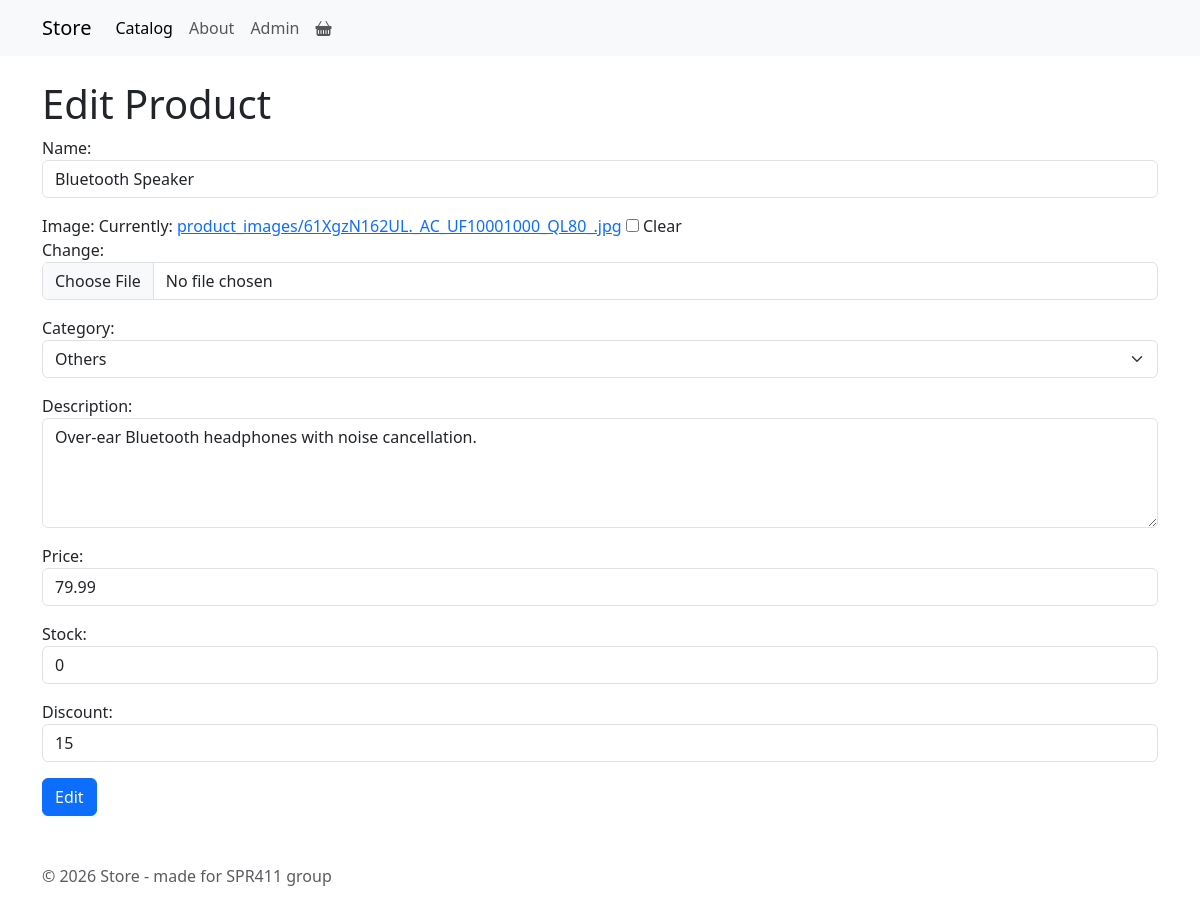
Page /products/edit/5/ on the earlier database version.
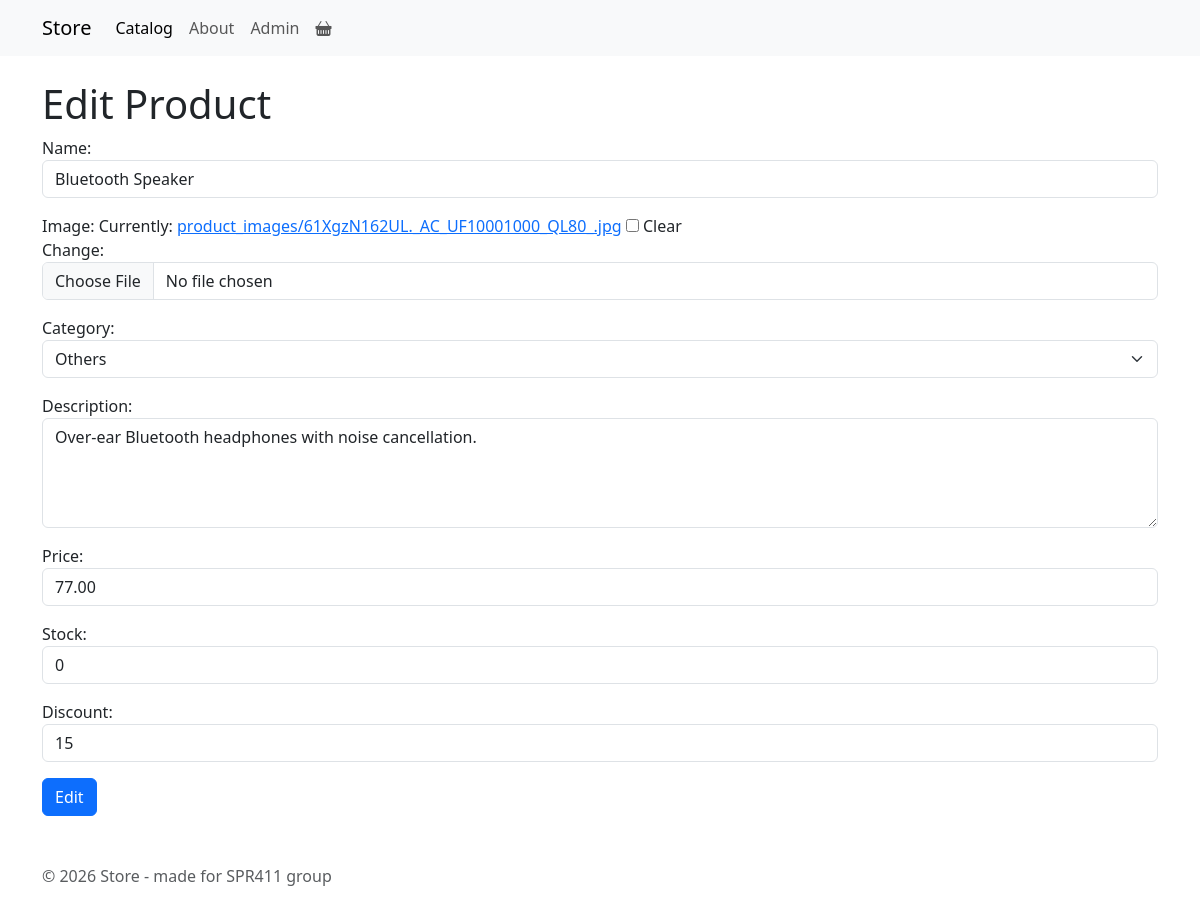
Same page on the later database version.
### products_app/models.py (models this page shows, shortened)
class Product(models.Model):
    CATEGORY_CHOICES = [
        ('electronics', 'Electronics'),
        ('clothing', 'Clothing'),
        ('books', 'Books'),
        ('furniture', 'Furniture'),
        ('others', 'Others'),
    ]
    name = models.CharField(max_length=100)
    image = models.ImageField(upload_to='product_images/', null=True, blank=True)
    description = models.TextField(blank=True, null=True)
    price = models.DecimalField(max_digits=10, decimal_places=2)
    stock = models.IntegerField()
    category = models.CharField(max_length=50, choices=CATEGORY_CHOICES, default='others')
    discount = models.IntegerField(default=0)
    created_at = models.DateTimeField(auto_now_add=True)

### products_app/views.py (the view, shortened to what this page needs)
# urls.py: path('products/edit/<int:product_id>/', views.edit_product, name='edit_product'),
def edit_product(request, product_id, return_url=None):
    item = get_object_or_404(Product, id=product_id)
    form = product.ProductForm(instance=item)
    return render(request, 'products/edit.html', {'form': form})

### products_app/forms/product.py
class ProductForm(forms.ModelForm):
    class Meta:
        model = Product
        fields = ['name', 'image', 'category', 'description', 'price', 'stock', 'discount']
        widgets = {
            'name': forms.TextInput(attrs={'class': 'form-control', 'placeholder': 'Product name'}),
            'image': forms.ClearableFileInput(attrs={'class': 'form-control'}),
            'description': forms.Textarea(attrs={'class': 'form-control', 'rows': 4, 'placeholder': 'Description'}),
            'price': forms.NumberInput(attrs={'class': 'form-control', 'step': '0.01', 'placeholder': 'Price'}),
            'stock': forms.NumberInput(attrs={'class': 'form-control', 'placeholder': 'Stock quantity'}),
            'category': forms.Select(attrs={'class': 'form-select'}),
            'discount': forms.NumberInput(attrs={'class': 'form-control', 'placeholder': 'Discount %'}),
        }

### products_app/templates/products/edit.html
{% extends "layout.html" %}
{% block content %}
{% include "components/product_form.html" with form_title="Edit Product" action_title="Edit" %}
{% endblock %}

### products_app/templates/layout.html (shortened to what this page needs)
{% load static %}
<!doctype html>
<html lang="en">
  <head>
    <link
      href="https://cdn.jsdelivr.net/npm/bootstrap@5.3.8/dist/css/bootstrap.min.css"
      rel="stylesheet"
    />
    <link rel="stylesheet" href="{% static 'styles.css' %}" />
    <link rel="stylesheet" href="https://cdn.jsdelivr.net/npm/bootstrap-icons@1.13.1/font/bootstrap-icons.min.css">
  </head>
  <body>
    <nav class="navbar navbar-expand-lg bg-body-tertiary">
      <div class="container">
        <a class="navbar-brand" href="/">Store</a>
        <div class="collapse navbar-collapse" id="navbarSupportedContent">
          <ul class="navbar-nav me-auto mb-2 mb-lg-0">
            <li class="nav-item">
              <a
                class="nav-link active"
                aria-current="page"
                href="{% url 'index' %}"
                >
                Catalog
              </a>
            </li>
            <li class="nav-item">
              <a class="nav-link" aria-current="page" href="{% url 'about' %}">
                About
              </a>
            </li>
            <li class="nav-item">
              <a class="nav-link" aria-current="page" href="{% url 'admin' %}">
                Admin
              </a>
            </li>
             <li class="nav-item">
              <a class="nav-link" aria-current="page" href="{% url 'cart' %}">
                <i class="bi bi-basket-fill"></i>
              </a>
            </li>
          </ul>
        </div>
      </div>
    </nav>
    <main class="container py-4">{% block content %} {% endblock %}</main>
    <footer class="container py-4">
      <p class="text-muted mb-0">© 2026 Store - made for SPR411 group</p>
    </footer>
  </body>
</html>

### products_app/templates/components/product_form.html (shortened to what this page needs)
<h1>{{ form_title }}</h1>
<form method="post" enctype="multipart/form-data">
  <div class="form-group">
    {% for field in form %}
    <div class="mb-3">
      {{ field.label_tag }} {{ field }}
    </div>
    {% endfor %}
  </div>
  <button type="submit" class="btn btn-primary">{{ action_title }}</button>
</form>

Differences in the rows shown:
changed Product "Bluetooth Speaker": price "79.99" → "77.00"
